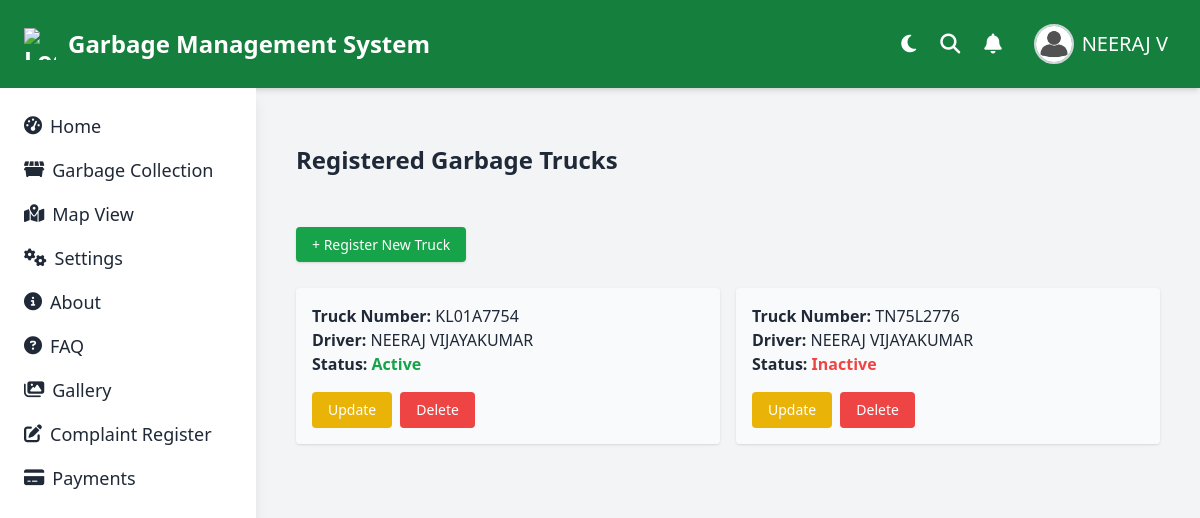
Screenshot of /trucks/trucks/ (signed in) with the database file from the repository.
### user/models.py (models this page shows, shortened)
class BaseClass(models.Model):
    uuid = models.SlugField(unique=True,default=uuid.uuid4)
    active_status = models.BooleanField(default=True)
    created_at = models.DateTimeField(auto_now_add=True)
    updated_at = models.DateTimeField(auto_now=True)
    class Meta:
        abstract = True

class Users(BaseClass):
    profile = models.OneToOneField('authentication.Profile',on_delete=models.CASCADE)
    name = models.CharField(max_length=50)
    email = models.EmailField(unique=True)
    contact = models.CharField(max_length=15)
    address = models.CharField(max_length=50)
    post_office = models.CharField(max_length=50)
    district = models.CharField(max_length=50,choices=DistrictChoices.choices)
    pin_code = models.CharField(max_length=6)
    class Meta:
        verbose_name = 'User'
        verbose_name_plural = 'Users'
        ordering = ['-id']

### trucks/models.py (models this page shows, shortened)
class GarbageTruck(BaseClass):
    truck_number = models.CharField(unique=True,max_length=25)
    capacity = models.CharField(max_length=25)
    driver = models.ForeignKey('driver.Driver',null=True,on_delete=models.SET_NULL)
    current_location = models.CharField(max_length=255,blank=True,null=True)
    is_deleted = models.BooleanField(default=False)  # soft delete flag
    def delete(self):
        self.is_deleted = True
        self.save()
    class Meta:
        verbose_name = 'Truck'
        verbose_name_plural = 'Trucks'
        ordering = ['-id']

### driver/models.py (models this page shows, shortened)
class Driver(BaseClass):
    profile = models.OneToOneField('authentication.Profile',on_delete=models.CASCADE)
    name = models.CharField(max_length=25)
    license_number = models.CharField(max_length=25)
    email = models.EmailField(unique=True)
    contact = models.CharField(max_length=15)
    address = models.CharField(max_length=50)
    class Meta:
        verbose_name = 'Driver'
        verbose_name_plural = 'Drivers'
        ordering = ['-id']

### trucks/views.py (the view)
# urls.py: path('trucks/',views.TruckView.as_view(),name = 'trucks'),
class TruckView(View):
    def get(self,request,*args,**kwargs):
        trucks = GarbageTruck.objects.filter(is_deleted=False)
        return render(request,'trucks/truck_list.html',{'trucks':trucks})

### authentication/show_customer.py (called while the page is built)
def show_customer_name(request):
    customer_name = 'Guest'
    if request.user.is_authenticated:  # Check if the user is authenticated
        try:
            customer = Users.objects.get(profile=request.user)
            customer_name = customer.name  # Get the customer's name
        except Users.DoesNotExist:
            customer_name = 'Guest'  # Keep the default name if user is not found
    return {'customer_name': customer_name}

### authentication/show_user.py (called while the page is built)
def show_user_name(request):
    username = request.user.username
    name = username.split('@')[0]
    print(name)
    return{'name_of_user':name}

### authentication/templatetags/check_roles.py (called while the page is built)
@register.simple_tag
def check_user_role(request,roles):
    roles=roles.split(',')
    allow = False
    if request.user.role in roles:
        allow = True
    return allow

### templates/trucks/truck_list.html
{% extends 'base.html' %}
{% block content %}
<div class="container mx-auto px-4 py-8">
  <h1 class="text-2xl font-bold mb-6">Registered Garbage Trucks</h1>
  <div class="py-8">
    <a href="{% url 'truck-add' %}" class="bg-green-600 hover:bg-green-700 text-white px-4 py-2 rounded shadow text-sm">
      + Register New Truck
    </a>
  </div>
  {% if trucks %}
    <ul class="grid gap-4 md:grid-cols-2">
      {% for truck in trucks %}
        <li class="bg-white/50 dark:bg-gray-800/50 backdrop-blur p-4 rounded shadow">
          <p><strong>Truck Number:</strong> {{ truck.truck_number }}</p>
          <p><strong>Driver:</strong> {{ truck.driver.name }}</p>
          <strong>Status:</strong>
          {% if truck.active_status %}
            <span class="text-green-600 font-semibold">Active</span>
          {% else %}
            <span class="text-red-500 font-semibold">Inactive</span>
          {% endif %}
          <div class="mt-4 flex space-x-2">
            <a href="{% url 'truck-update' truck.uuid %}" class="bg-yellow-500 hover:bg-yellow-600 text-white px-4 py-2 rounded text-sm">
              Update
            </a>
            <a href="{% url 'truck-delete' truck.uuid %}" class="bg-red-500 hover:bg-red-600 text-white px-4 py-2 rounded text-sm">
              Delete
            </a>
          </div>
        </li>
      {% endfor %}
    </ul>
  {% else %}
    <p class="text-gray-600">No trucks registered yet.</p>
  {% endif %}
</div>
{% endblock %}

### templates/base.html (shortened to what this page needs)
{%load check_roles%}
<!DOCTYPE html>
<html lang="en">
<head>
  <script src="https://cdn.tailwindcss.com"></script>
  <link rel="stylesheet" href="https://cdnjs.cloudflare.com/ajax/libs/font-awesome/6.5.0/css/all.min.css">
  <link rel="stylesheet" href="https://cdn.jsdelivr.net/npm/bootstrap-icons@1.11.1/font/bootstrap-icons.css">
</head>
<body class="bg-gray-100 text-gray-800 min-h-screen transition duration-300">
  <header class="bg-green-700 text-white px-6 py-4 flex justify-between items-center shadow-md">
    <div class="flex items-center text-2xl font-bold">
      <img src="https://cdn-icons-png.flaticon.com/512/2986/2986273.png" alt="Logo" class="w-8 h-8 mr-3">
      Garbage Management System
    </div>
    {% if user.is_authenticated %}
    {%check_user_role request 'Admin,Driver' as allow%}
    {%check_user_role request 'User' as allow%}
            {%if allow%}
    <ul class="flex items-center space-x-6 text-xl">
      <li>
        <button onclick="toggleTheme()" class="focus:outline-none text-white text-xl" title="Toggle Theme">
          <i id="themeIcon" class="fas fa-moon"></i>
        </button>
      </li>
      <li><i class="fas fa-search cursor-pointer"></i></li>
      <li><i class="fas fa-bell cursor-pointer"></i></li>
      <li class="relative">
        <button onclick="toggleProfileMenu()" class="flex items-center space-x-2 p-2 rounded-full hover:bg-green-600">
          <img class="w-10 h-10 rounded-full object-cover border-2 border-gray-300" src="/static/img/user2.jpg" alt="User Profile" />
          <p class="text-white font-medium hidden md:block">{{ customer_name }}</p>
        </button>
      </li>
    </ul>
    {% endif %}
    {% endif %}
  </header>
  <div class="flex flex-col md:flex-row min-h-screen">
    <aside id="mobileSidebar" class="fixed top-0 left-0 w-64 h-screen bg-white shadow-lg transform -translate-x-full md:translate-x-0 transition-transform duration-300 z-50 md:static md:translate-x-0 p-6">
      <ul class="space-y-4 text-lg">
      {% if user.is_authenticated %}
        {%check_user_role request 'Admin' as allow%}
        {%check_user_role request 'User' as allow%}
          {%if allow%}
        <li><a href="{%url 'home'%}" class="flex items-center hover:text-green-600"><i class="fas fa-tachometer-alt mr-2"></i>Home</a></li>
        {% endif %}
        {%check_user_role request 'Admin' as allow%}
        {%check_user_role request 'User' as allow%}
        {%if allow%}
        <li><a href="{%url 'garbagesection'%}" class="flex items-center hover:text-green-600"><i class="fas fa-dumpster mr-2"></i>Garbage Collection</a></li>
        {% endif %}
        {%check_user_role request 'Admin,Driver' as allow%}
      {% endif %}
        <li><a href="{% url 'map' %}" class="flex items-center hover:text-green-600"><i class="fas fa-map-marked-alt mr-2"></i>Map View</a></li>
        {%check_user_role request 'Admin' as allow%}
        <li><a href="{% url 'settings' %}" class="flex items-center hover:text-green-600"><i class="fas fa-cogs mr-2"></i>Settings</a></li>
        <li><a href="{% url 'about' %}" class="flex items-center hover:text-green-600"><i class="fas fa-info-circle mr-2"></i>About</a></li>
        <li><a href="{% url 'faq' %}" class="flex items-center hover:text-green-600"><i class="fas fa-question-circle mr-2"></i>FAQ</a></li>
        <li><a href="{% url 'gallery' %}" class="flex items-center hover:text-green-600"><i class="fas fa-images mr-2"></i>Gallery</a></li>
    {% if user.is_authenticated %}
      {%check_user_role request 'User' as allow%}
        {%if allow%}
        <li><a href="{%url 'complaint-register'%}" class="flex items-center hover:text-green-600"><i class="fas fa-edit mr-2"></i>Complaint Register</a></li>
        {% endif %}
        {%check_user_role request 'Admin' as allow%}
    {% endif %}
        {%check_user_role request 'Admin,User' as allow%}
        {%if allow%}
        <li><a href="{% url 'payment-list' %}" class="flex items-center hover:text-green-600"><i class="fas fa-credit-card mr-2"></i>Payments</a></li>
        {% endif %}
      </ul>
    </aside>
    <main class="flex-1 p-6">
      {% block content %}
      {% endblock %}
    </main>
  </div>
</body>
</html>

### templates/base.html (style rules this page uses)
html, body { overflow-x: hidden; }

### rows the page displays
Users: name "NEERAJ V"
GarbageTruck: truck_number "KL01A7754", driver.name "NEERAJ VIJAYAKUMAR", active_status "Active"
GarbageTruck: truck_number "TN75L2776", driver.name "NEERAJ VIJAYAKUMAR", active_status "Inactive"
